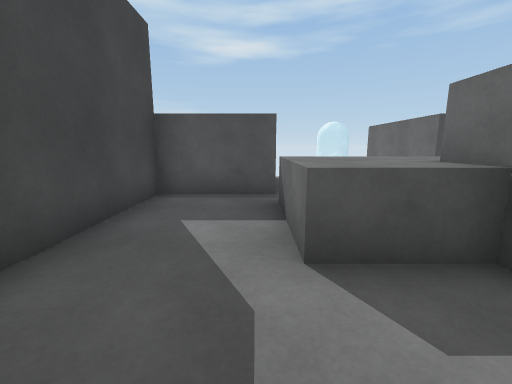
view 1 (above)

16 first-person views from a walk through a scene from a Unity 3-D project. The camera is 1.2 m above the floor, tilts 10° down and sees 90° across. The floor is counted in squares, 1 m on a side. Each view is taken from the middle of a square. On the plan, view 1 faces up. The plan holds only what a view shows up to about 12 squares ahead; the rest is blank. The player character is not drawn. Surface patterns are stand-ins for the level's own textures.

view 2
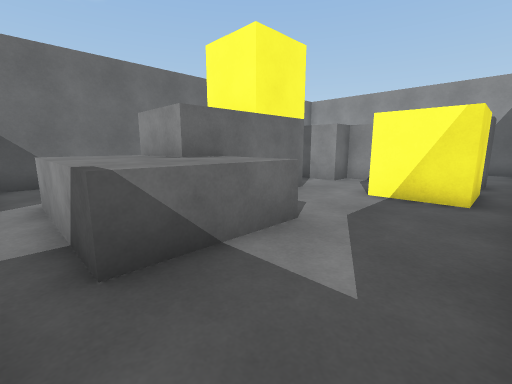

view 3
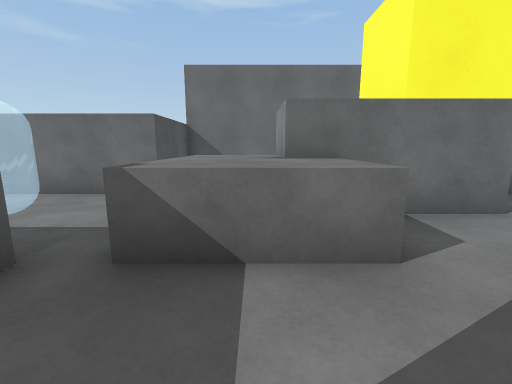

view 4
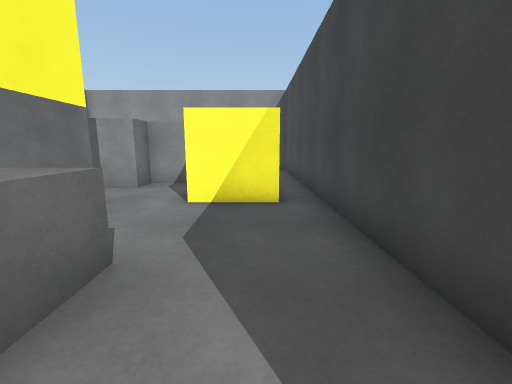

view 5
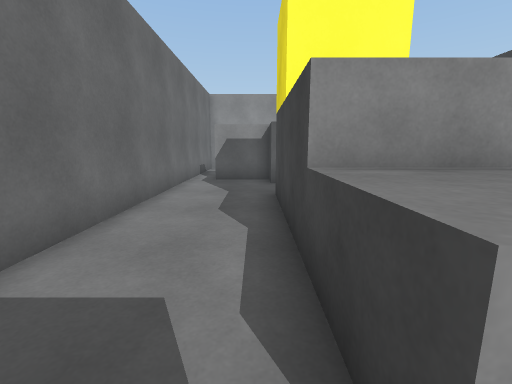

view 6
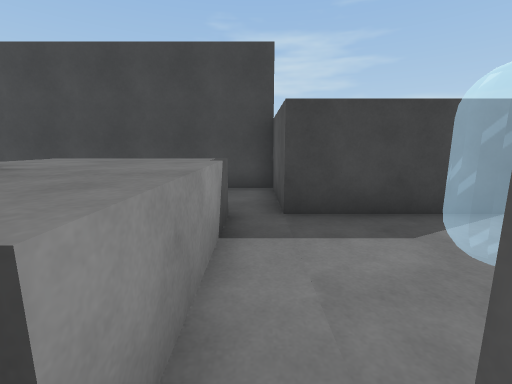

view 7
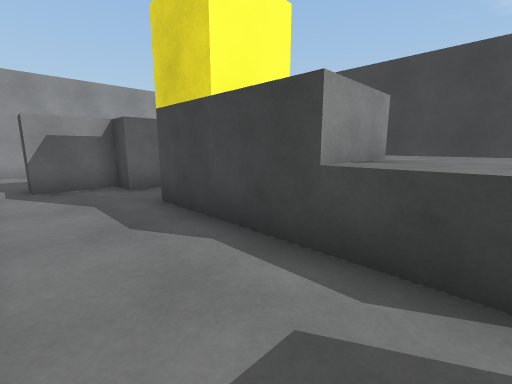

view 8
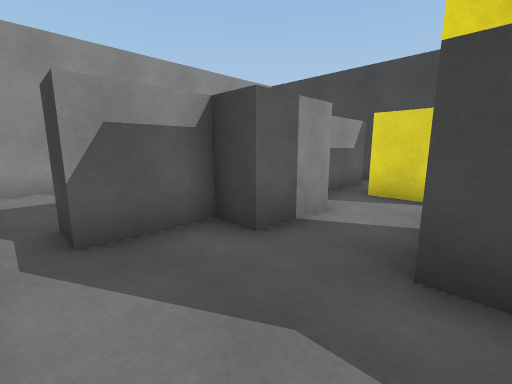

view 9
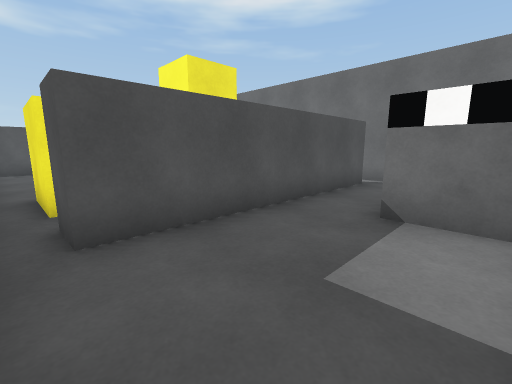

view 10
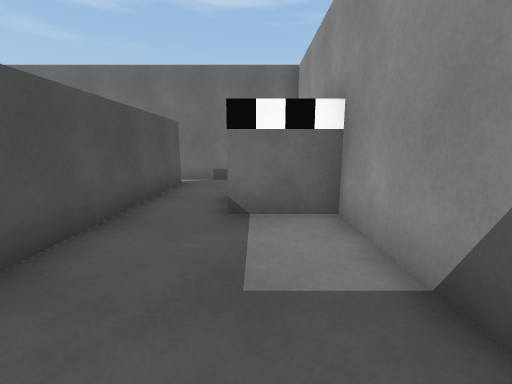

view 11
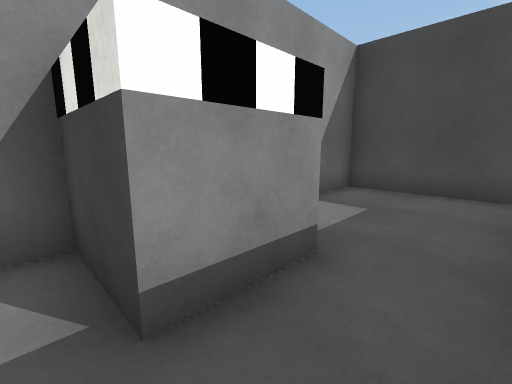

view 12
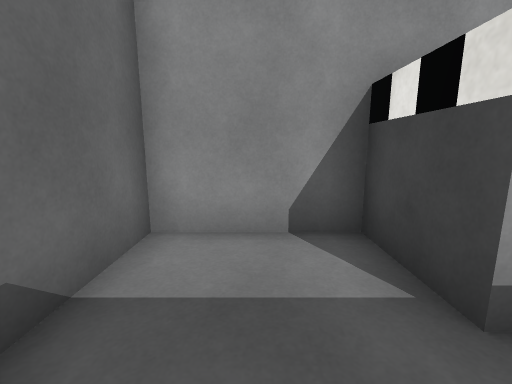

view 13
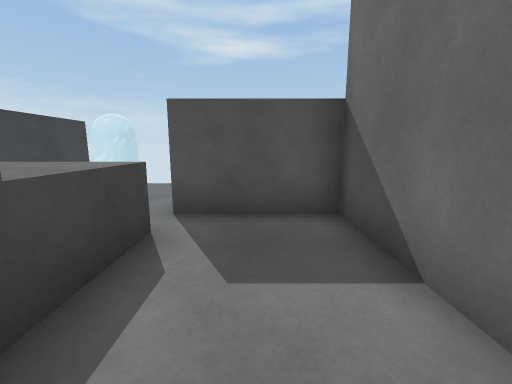

view 14
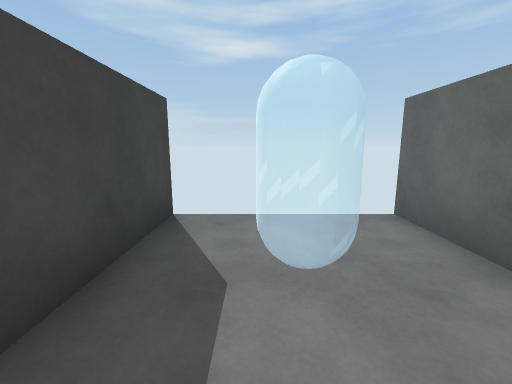

view 15
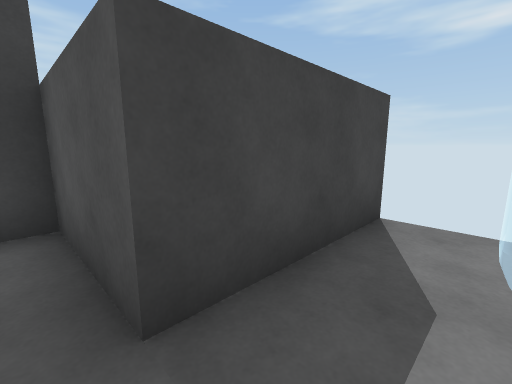

view 16
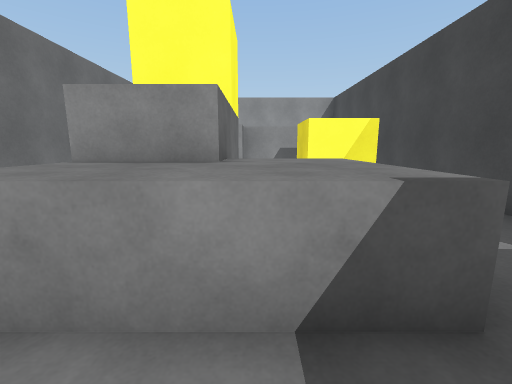

### Floor plan
Key: @ floor where view 1 was taken; # wall or solid block; . floor; ^ raised ledge; C yellow cube; O other object.
Columns run from 3 left of view 1 to 8 right of it. Each row starts with its distance up from view 1.
 11    #    #
 10    #....#
  9    #.  .#
  8    #.  .#
  7 ####....####
  6 #..........#
  5 #...^^^^...#
  4 #...^^^^...#
  3 #...^^##...#
  2 #.....##...#
  1 #.....##...#
  0 #..@..##...#
 -1 #.CC.......#
 -2 #.CC.......#
 -3 #.....##...#
 -4 #.########.#
 -5 #..........#
 -6 #..........#
 -7 #.....OO...#
 -8 #.....##...#
 -9 ############

Where each view was taken, in squares from view 1:
view 1: 0 up, 0 right, facing up
view 2: 6 up, 2 left, facing down-right
view 3: 4 up, 2 left, facing right
view 4: 5 up, 1 left, facing down
view 5: 6 up, 5 right, facing down
view 6: 6 up, 5 right, facing left
view 7: 5 up, 7 right, facing down-left
view 8: 0 up, 7 right, facing down-left
view 9: 8 down, 2 left, facing up-right
view 10: 7 down, 2 left, facing right
view 11: 5 down, 5 right, facing down-left
view 12: 5 down, 6 right, facing down
view 13: 2 up, 6 right, facing up
view 14: 6 up, 2 right, facing up
view 15: 6 up, 2 right, facing up-left
view 16: 7 up, 2 right, facing down
